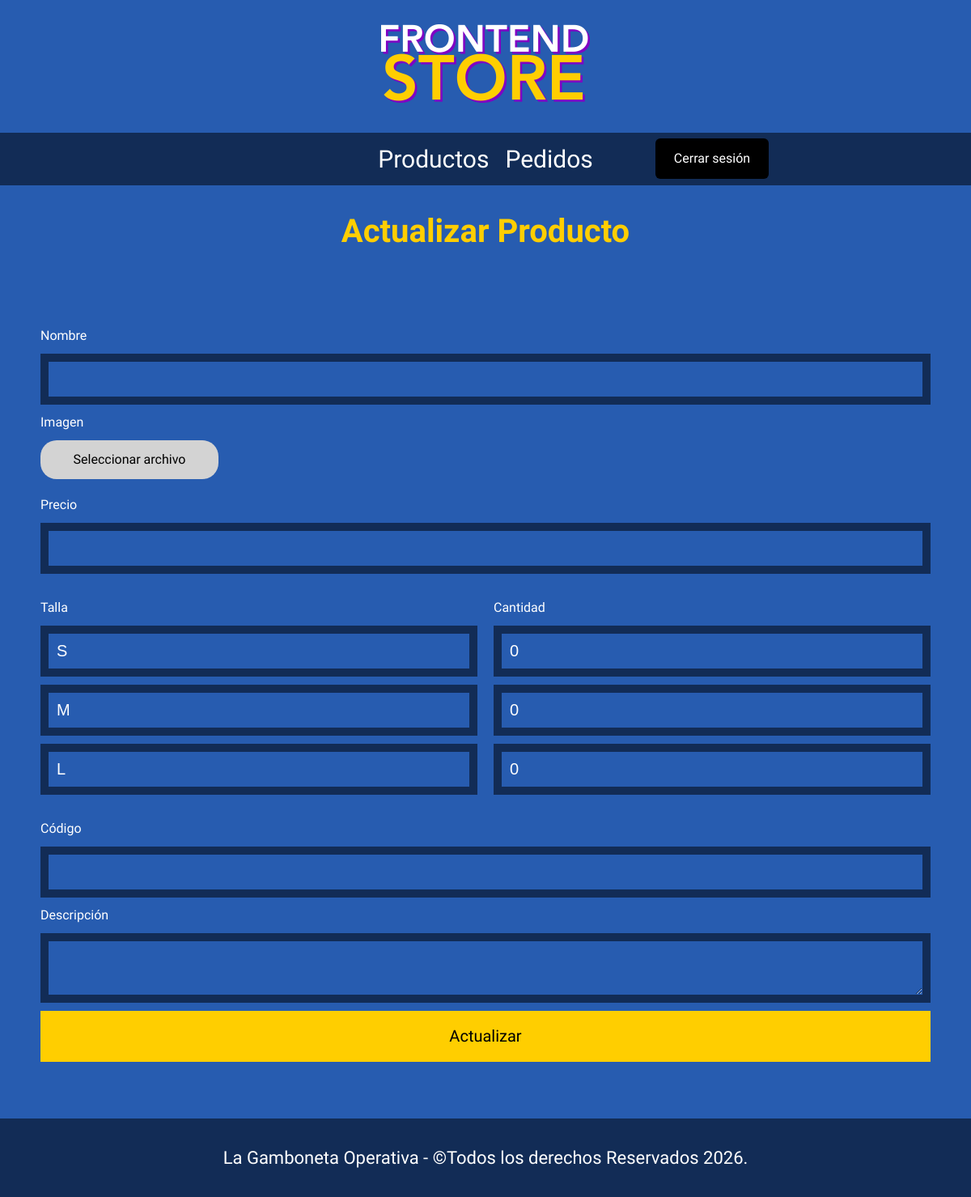
The app's page /admin/actualizar_producto/2, older data.
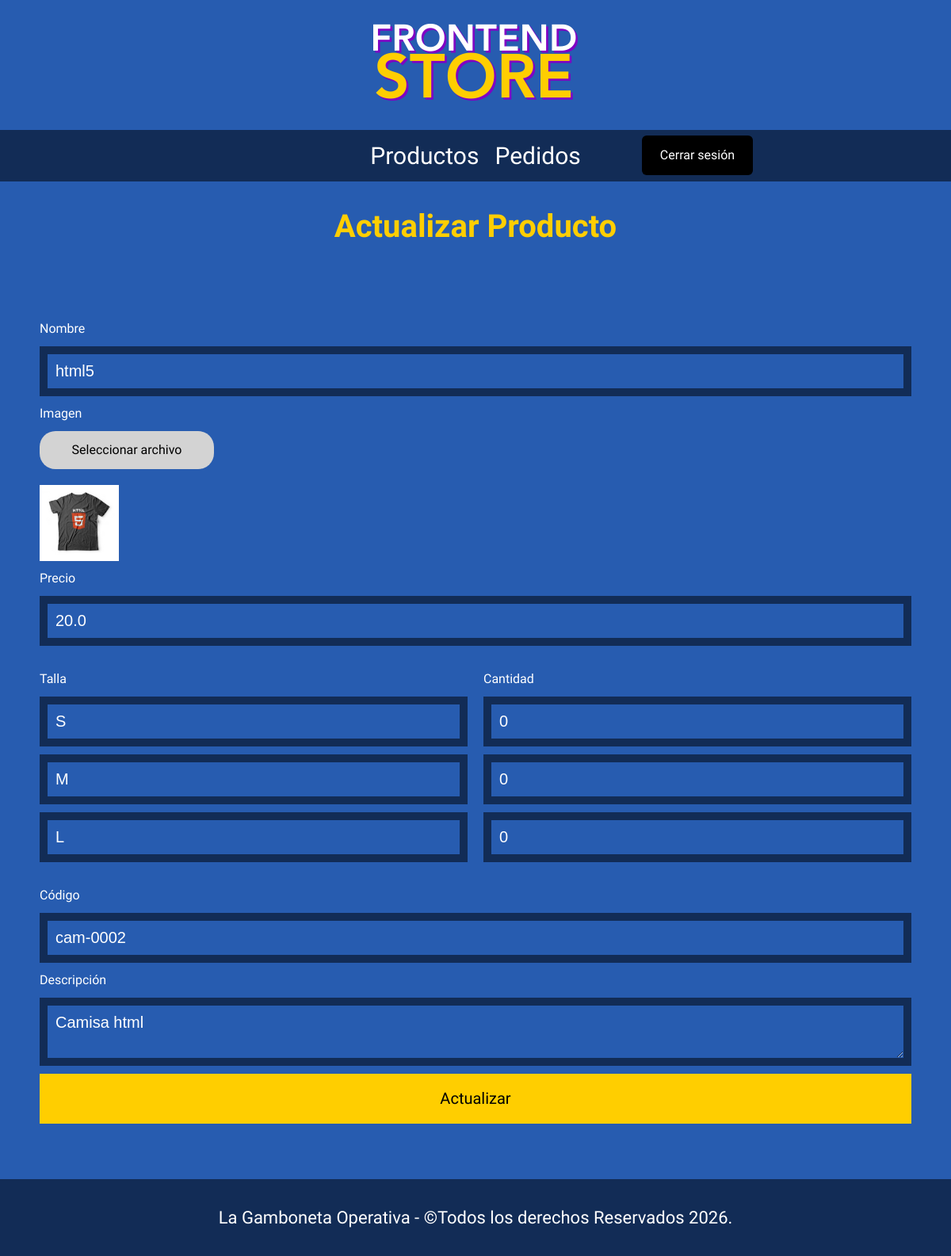
The same page, newer data.
### tables this page shows
CREATE TABLE productos (
    id_producto INTEGER PRIMARY KEY,
    nombre      TEXT NOT NULL,
    imagen      TEXT,
    precio      REAL DEFAULT 0,
    descripcion TEXT,
    codigo      TEXT UNIQUE
);

### app.py (the view, shortened to what this page needs)
@app.route('/admin/actualizar_producto/<int:id>', methods=['GET', 'POST'])
def actualizar_producto(id):
    producto = Productos.obtener_producto(id)
    tallas = Productos.obtener_tallas()
    stock = Productos.obtener_stock_por_producto(id)
    return render_template('admin/actualizar_producto.html', producto = producto, tallas = tallas, stock = stock)

### database/db.py (called while the page is built)
def conectarDB():
    try:
      db = sqlite3.connect(DB_URL)
      db.row_factory = sqlite3.Row
      print("Conexión exitosa")
      return db
    except:
      print("Error")

### models/Productos.py (called while the page is built)
    @staticmethod
    @staticmethod
    @staticmethod
    def obtener_tallas():
        db = conectarDB()
        cursor = db.cursor()
        cursor.execute("SELECT id_talla, talla FROM tallas")
        tallas = cursor.fetchall()
        db.close()
        return tallas

    @staticmethod
    def obtener_stock_por_producto(id):
        db = conectarDB()
        cursor = db.cursor()
        cursor.execute("""SELECT t.talla, vc.stock FROM variantes_camisas vc
                            LEFT JOIN tallas t ON vc.id_talla = t.id_talla
                            WHERE vc.id_producto = ?
                        """, (id,))
        stock_detalle = cursor.fetchall()
        db.close()
        return stock_detalle

### templates/admin/actualizar_producto.html (shortened to what this page needs)
{% extends "base.html" %}
{% block contenido %}
    <h1>Actualizar Producto</h1>
    <form class="formulario-producto" method="POST" enctype="multipart/form-data">
        <label for="nombre">Nombre</label>
        <input class="formulario__campo" type="text" name="nombre" id="nombre" value="{{producto.nombre}}">
        <label>Imagen</label>
        <div class="contenedor-imagen">
            <label for="imagen">Seleccionar archivo</label>
        </div>
        {% if producto.imagen %}
        <img src="{{url_for('static', filename='uploads/' ~ producto.imagen)}}" class="imagen-small" alt="imagen">
        {% endif %}
        <label for="precio">Precio</label>
        <input class="formulario__campo" type="number" name="precio" id="precio" value="{{producto.precio}}">
        <div class="seccion-tallas">
            <div class="encabezado-tallas">
                <span class="label-mini">Talla</span>
                <span class="label-mini">Cantidad</span>
            </div>
            {% for t in tallas %}
            <div class="fila-talla">
                <input type="text" class="formulario__campo" value="{{ t[1] }}">
                {% set vc = namespace(cantidad=0) %}
                {% for s in stock %}
                    {% if s[0] == t[1] %}
                        {% set vc.cantidad = s[1] %}
                    {% endif %}
                {% endfor %}
                <input class="formulario__campo" type="number" name="cantidad[]" value="{{vc.cantidad}}" placeholder="0" min="0">
            </div>
            {% endfor %}
        </div>
        <label for="codigo">Código</label>
        <input class="formulario__campo" type="text" name="codigo" id="codigo" value="{{producto.codigo}}">
        <label for="descripcion">Descripción</label>
        <textarea class="formulario__campo" name="descripcion" id="descripcion">{{producto.descripcion}}</textarea>
        <button class="formulario__submit" type="submit">Actualizar</button>
    </form>
{% endblock %}

Row changes from the older to the newer data that the page shows:
added productos: nombre "html5", imagen (picture), precio "20.0", codigo "cam-0002", descripcion "Camisa html"
